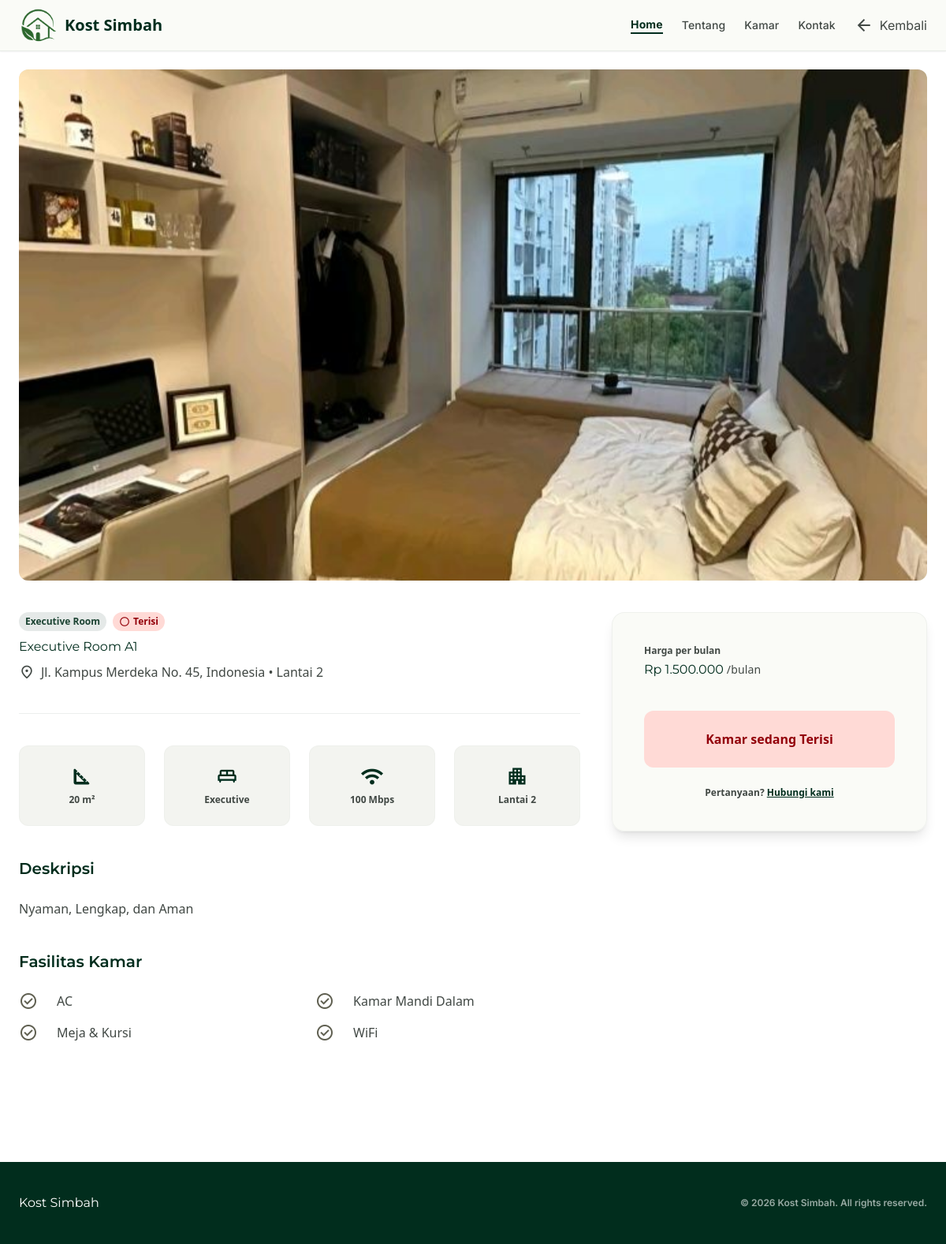
/kamar.php?id=5, run on the app's committed database.
### tables this page shows
CREATE TABLE `kamar` (
  `id` int NOT NULL,
  `nomor_kamar` varchar(20) NOT NULL,
  `nama` varchar(100) NOT NULL,
  `tipe` enum('Standard','Deluxe','Executive','Suite') NOT NULL,
  `lantai` int NOT NULL DEFAULT '1',
  `luas` int DEFAULT NULL COMMENT 'dalam m2',
  `harga` decimal(12,2) NOT NULL,
  `status` enum('Tersedia','Terisi','Maintenance') DEFAULT 'Tersedia',
  `deskripsi` text,
  `fasilitas` text COMMENT 'JSON array fasilitas',
  `foto` varchar(255) DEFAULT NULL,
  `created_at` timestamp NOT NULL DEFAULT CURRENT_TIMESTAMP,
  `updated_at` timestamp NOT NULL DEFAULT CURRENT_TIMESTAMP ON UPDATE CURRENT_TIMESTAMP
);

### config/db.php (called while the page is built, shortened)
<?php
function formatRupiah($angka) {
    return 'Rp ' . number_format($angka, 0, ',', '.');
}

### kamar.php (the view, shortened to what this page needs)
<?php
require_once 'config/db.php';
$id = isset($_GET['id']) ? (int)$_GET['id'] : 0;
$stmt = $conn->prepare("SELECT * FROM kamar WHERE id = ?");
$stmt->bind_param("i", $id);
$stmt->execute();
$kamar = $stmt->get_result()->fetch_assoc();
$fasilitas = json_decode($kamar['fasilitas'] ?? '[]', true);
$msg = '';
include 'config/head.php';
?>
<header class="fixed top-0 w-full z-50 bg-surface/80 backdrop-blur-md border-b border-outline-variant/30 shadow-sm">
  <div class="max-w-container-max mx-auto px-sm md:px-md flex justify-between items-center h-16">
    <div class="flex items-center gap-xs">
      <img src="assets/img/hijau_nobg.png" alt="Kost Simbah" style="width:50px">
      <span class="text-title-md font-bold text-primary">Kost Simbah</span>
    </div>
    <nav class="hidden md:flex items-center gap-md">
      <a class="text-primary border-b-2 border-primary font-bold font-label-md text-label-md" href="/kost_simbah/index.php#home">Home</a>
      <a class="text-on-surface-variant hover:text-primary transition-colors font-label-md text-label-md" href="/kost_simbah/index.php#tentang">Tentang</a>
      <a class="text-on-surface-variant hover:text-primary transition-colors font-label-md text-label-md" href="/kost_simbah/index.php#kamar">Kamar</a>
      <a class="text-on-surface-variant hover:text-primary transition-colors font-label-md text-label-md" href="/kost_simbah/index.php#kontak">Kontak</a>
      <a href="/kost_simbah/index.php" class="flex items-center gap-xs text-on-surface-variant hover:text-primary">
      <span class="material-symbols-outlined">arrow_back</span>
      <span class="hidden md:inline font-label-md">Kembali</span>
    </a>
    </nav>
  </div>
</header>
<main class="pt-16 pb-24 md:pb-12">
  <section class="w-full max-w-container-max mx-auto px-0 md:px-md md:mt-md">
    <div class="w-full aspect-[16/9] overflow-hidden md:rounded-xl rounded-xl bg-surface-container flex items-center justify-center">
      <?php
      $gallerySrc = '';
      if (!empty($kamar['foto'])) {
          $photo_path = $_SERVER['DOCUMENT_ROOT'] . $kamar['foto'];
          if (file_exists($photo_path)) {
              $gallerySrc = $kamar['foto'];
          }
      }
      ?>
      <?php if($gallerySrc): ?>
      <img class="w-full h-full object-cover" src="<?= htmlspecialchars($gallerySrc) ?>" alt="<?= htmlspecialchars($kamar['nama']) ?>"/>
      <?php endif; ?>
    </div>
  </section>
  <section class="max-w-container-max mx-auto px-sm md:px-md mt-lg flex flex-col lg:flex-row gap-lg">
    <div class="flex-1">
      <div class="flex flex-col gap-xs mb-md">
        <div class="flex items-center gap-xs">
          <span class="bg-primary/10 text-primary-container px-xs py-1 rounded-full text-label-sm"><?= $kamar['tipe'] ?> Room</span>
          <?php
          $sc = ['Tersedia'=>'bg-on-primary-container/10 text-on-primary-container','Terisi'=>'bg-error-container text-on-error-container','Maintenance'=>'bg-tertiary-fixed text-tertiary'];
          ?>
          <span class="<?= $sc[$kamar['status']] ?? '' ?> px-xs py-1 rounded-full text-label-sm flex items-center gap-1">
            <span class="material-symbols-outlined text-[14px]">circle</span> <?= $kamar['status'] ?>
          </span>
        </div>
        <h1 class="font-headline-lg text-primary"><?= htmlspecialchars($kamar['nama']) ?></h1>
        <div class="flex items-center gap-xs text-on-surface-variant">
          <span class="material-symbols-outlined text-[20px]">location_on</span>
          <span>Jl. Kampus Merdeka No. 45, Indonesia • Lantai <?= $kamar['lantai'] ?></span>
        </div>
      </div>
      <hr class="border-outline-variant/30 my-lg"/>
      <div class="grid grid-cols-2 md:grid-cols-4 gap-md mb-lg">
        <div class="bg-surface-container-low p-md rounded-xl flex flex-col items-center gap-xs text-center border border-outline-variant/10">
          <span class="material-symbols-outlined text-primary text-[28px]">square_foot</span>
          <span class="text-label-sm text-on-surface-variant"><?= $kamar['luas'] ?? '—' ?> m²</span>
        </div>
        <div class="bg-surface-container-low p-md rounded-xl flex flex-col items-center gap-xs text-center border border-outline-variant/10">
          <span class="material-symbols-outlined text-primary text-[28px]">king_bed</span>
          <span class="text-label-sm text-on-surface-variant"><?= $kamar['tipe'] ?></span>
        </div>
        <div class="bg-surface-container-low p-md rounded-xl flex flex-col items-center gap-xs text-center border border-outline-variant/10">
          <span class="material-symbols-outlined text-primary text-[28px]">wifi</span>
          <span class="text-label-sm text-on-surface-variant">100 Mbps</span>
        </div>
        <div class="bg-surface-container-low p-md rounded-xl flex flex-col items-center gap-xs text-center border border-outline-variant/10">
          <span class="material-symbols-outlined text-primary text-[28px]">apartment</span>
          <span class="text-label-sm text-on-surface-variant">Lantai <?= $kamar['lantai'] ?></span>
        </div>
      </div>
      <div class="mb-lg">
        <h2 class="font-title-md text-title-md text-primary mb-md">Deskripsi</h2>
        <p class="text-body-md text-on-surface-variant leading-relaxed">
          <?= nl2br(htmlspecialchars($kamar['deskripsi'] ?? 'Kamar premium di Kost Simbah dengan fasilitas lengkap dan suasana nyaman.')) ?>
        </p>
      </div>
      <?php if(!empty($fasilitas)): ?>
      <div class="mb-lg">
        <h2 class="font-title-md text-title-md text-primary mb-md">Fasilitas Kamar</h2>
        <div class="grid grid-cols-1 md:grid-cols-2 gap-y-sm gap-x-lg">
          <?php foreach($fasilitas as $fas): ?>
          <div class="flex items-center gap-md">
            <span class="material-symbols-outlined text-secondary">check_circle</span>
            <span class="text-body-md text-on-surface-variant"><?= htmlspecialchars($fas) ?></span>
          </div>
          <?php endforeach; ?>
        </div>
      </div>
      <?php endif; ?>
    </div>
    <div class="w-full lg:w-[400px]">
      <div class="glass-card p-lg rounded-2xl shadow-lg border border-outline-variant/20 sticky top-24">
        <div class="mb-lg">
          <span class="text-label-sm text-on-surface-variant block mb-1">Harga per bulan</span>
          <div class="flex items-baseline gap-1">
            <span class="font-headline-lg text-primary"><?= formatRupiah($kamar['harga']) ?></span>
            <span class="text-on-surface-variant text-label-md">/bulan</span>
          </div>
        </div>
        <?php if($kamar['status'] === 'Tersedia'): ?>
        <?php if($msg === 'not_available'): ?>
        <div class="bg-error-container text-on-error-container p-md rounded-xl mb-md text-center font-bold">
          Maaf, kamar ini baru saja dipesan oleh orang lain. Silakan pilih kamar lain.
        </div>
        <?php elseif($msg === 'success'): ?>
        <div class="bg-primary-fixed text-on-primary-fixed p-md rounded-xl mb-md text-center font-bold">
          Booking tour berhasil! Kami akan menghubungi Anda.
        </div>
        <?php else: ?>
        <?php if($msg === 'error'): ?>
        <div class="bg-error-container text-on-error-container p-md rounded-xl mb-md text-center">Mohon lengkapi form booking.</div>
        <?php endif; ?>
        <form method="POST" class="space-y-md">
          <div>
            <label class="block text-label-md text-on-surface-variant mb-xs">Nama Lengkap</label>
            <input name="nama" type="text" required class="w-full border border-outline-variant/50 rounded-lg px-md py-xs focus:ring-2 focus:ring-primary/20 outline-none bg-surface" placeholder="Nama Anda"/>
          </div>
          <div>
            <label class="block text-label-md text-on-surface-variant mb-xs">No. WhatsApp</label>
            <input name="no_hp" type="tel" required class="w-full border border-outline-variant/50 rounded-lg px-md py-xs focus:ring-2 focus:ring-primary/20 outline-none bg-surface" placeholder="08xxxxxxxxxx"/>
          </div>
          <div>
            <label class="block text-label-md text-on-surface-variant mb-xs">Tanggal Tour</label>
            <input name="tanggal_tour" type="date" required min="<?= date('Y-m-d') ?>" class="w-full border border-outline-variant/50 rounded-lg px-md py-xs focus:ring-2 focus:ring-primary/20 outline-none bg-surface"/>
          </div>
          <div>
            <label class="block text-label-md text-on-surface-variant mb-xs">Pesan (opsional)</label>
            <textarea name="pesan" rows="3" class="w-full border border-outline-variant/50 rounded-lg px-md py-xs focus:ring-2 focus:ring-primary/20 outline-none bg-surface" placeholder="Ada pertanyaan?"></textarea>
          </div>
          <button name="book_tour" type="submit" class="w-full bg-primary text-on-primary py-md rounded-xl font-title-md hover:bg-primary-container transition-all flex items-center justify-center gap-md shadow-md">
            <span class="material-symbols-outlined">calendar_month</span> Book Tour Sekarang
          </button>
        </form>
        <?php endif; ?>
        <?php else: ?>
        <div class="bg-error-container text-on-error-container p-md rounded-xl text-center font-bold">
          Kamar sedang <?= $kamar['status'] ?>
        </div>
        <?php endif; ?>
        <p class="text-center text-label-sm text-on-surface-variant mt-md">
          Pertanyaan? <a class="text-primary underline font-bold" href="/kost_simbah/index.php#kontak">Hubungi kami</a>
        </p>
      </div>
    </div>
  </section>
</main>
<footer class="bg-primary text-on-primary w-full mt-xl">
  <div class="w-full py-lg px-md flex flex-col md:flex-row justify-between items-center max-w-container-max mx-auto">
    <span class="font-title-md text-on-primary">Kost Simbah</span>
    <p class="text-on-primary/60 font-label-sm text-label-sm">© <?= date('Y') ?> Kost Simbah. All rights reserved.</p>
  </div>
</footer>
</body>
</html>

### config/head.php (style rules this page uses)
.material-symbols-outlined { font-variation-settings:'FILL' 0,'wght' 400,'GRAD' 0,'opsz' 24 }
.glass-card { background:rgba(249,250,246,0.8);backdrop-filter:blur(12px);border:1px solid rgba(255,255,255,0.3) }
html { scroll-behavior:smooth }

### data on the page
kamar: foto (picture), tipe "Executive", status "Terisi", nama "Executive Room A1", lantai "2", luas "20", deskripsi "Nyaman, Lengkap, dan Aman", fasilitas "AC", fasilitas "Kamar Mandi Dalam", fasilitas "Meja & Kursi", fasilitas "WiFi", harga "Rp 1.500.000"
